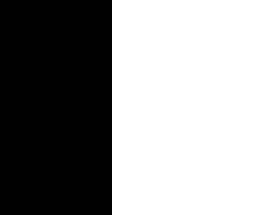
#> input picture Images/PALETA.jpg, 271 x 215 px
$ python NuevoEricka.py
#> lines starting #> are read from the running program, lines starting #| are printed output that depends on the picture; after the words box and inside, x2 and y2 are one past the last pixel; in counts of white or black regions, pixels touching at a corner belong together
from PIL import Image
import numpy as np
import os
import random
import cv2


def load_brushes():
    brushes = []
    for filename in os.listdir('Brushes/'):
        brush = cv2.imread('Brushes/' + filename, cv2.IMREAD_GRAYSCALE)
        brushes.append(brush)
    return brushes


def extract_color(matrix):
    pass


def calculate_similarity(section1, section2):
    # Asegurarse de que ambas secciones tengan el mismo tamaño
    if section1.shape != section2.shape:
        raise ValueError("Las secciones de imagen deben tener el mismo tamaño")

    # Calcular la diferencia cuadrática media (MSE) entre las secciones de imagen
    mse = np.mean((section1 - section2) ** 2)
    similarity = 1 / (1 + mse)  # Mayor similitud para valores de MSE más bajos
    return similarity


def divide_image_into_sections(image, num_sections):
    sections = []
    height, width = image.shape[:2]
    section_height = height // num_sections
    section_width = width // num_sections

    for i in range(num_sections):
        for j in range(num_sections):
            start_row = i * section_height
            end_row = start_row + section_height
            start_col = j * section_width
            end_col = start_col + section_width

            section = image[start_row:end_row, start_col:end_col]
            sections.append(section)

    return sections


class DNA:
    def __init__(self, target_image, brushes_list, canvas):
        self.target_image = cv2.cvtColor(target_image, cv2.COLOR_BGR2GRAY)
        self.brush = self.resize_brush(random.choice(brushes_list), 0.1, 0.3)
        self.brush, self.mask = self.change_brush_color()
        self.fitness = None
        self.xy_position = None
        self.canvas = canvas  # Se guarda una referencia al lienzo
        print("Tamaño de la brocha:", self.brush.shape)

    def resize_brush(self, brush, minRange, maxRange):
        new_height = random.randint(int(brush.shape[0] * minRange), int(brush.shape[0] * maxRange))
        new_width = random.randint(int(brush.shape[1] * minRange), int(brush.shape[1] * maxRange))

        new_height = max(1, new_height)
        new_width = max(1, new_width)
        return cv2.resize(brush, (new_width, new_height))

    def change_brush_color(self):
        # Generar un tono de gris aleatorio
        random_gray = random.randint(0, 255)
        colored_brush = np.full_like(self.brush, random_gray)
        # Crear una máscara usando el color negro como fondo
        mask = cv2.threshold(self.brush, 1, 255, cv2.THRESH_BINARY)[1]
        return colored_brush, mask

    def generate_random_position(self, canvas_height, canvas_width):
        self.xy_position = (random.randint(0, canvas_width - self.brush.shape[1]),
                            random.randint(0, canvas_height - self.brush.shape[0]))

    def calculate_fitness(self):
        total_similarity = 0
        num_sections = self.canvas.num_sections
        for section in divide_image_into_sections(self.target_image, num_sections):
            section_x, section_y = self.xy_position
            canvas_section = self.canvas.canvas[section_y:section_y + section.shape[0],
                                                section_x:section_x + section.shape[1]]
            similarity = calculate_similarity(canvas_section, section)
            total_similarity += similarity

        self.fitness = total_similarity / num_sections ** 2

    def mutate(self, canvas):
        # Probabilidad de mutación del 3%
        mutation_probability = 0.03

        # Verificar si ocurre la mutación
        if random.random() < mutation_probability:
            self.generate_random_position(canvas.height, canvas.width)

    def crossover(self, parent1, parent2, brushes_list):
    # Escoge un punto de cruce aleatorio
        crossover_point = random.randint(0, min(len(parent1.brush), len(parent2.brush)))

        # Obtener las partes de los padres con las mismas dimensiones
        parent1_part = parent1.brush[:crossover_point]
        parent2_part = parent2.brush[:crossover_point]

        # Redimensionar las partes si es necesario
        common_height = min(parent1_part.shape[0], parent2_part.shape[0])
        common_width = min(parent1_part.shape[1], parent2_part.shape[1])
        parent1_part = parent1_part[:common_height, :common_width]
        parent2_part = parent2_part[:common_height, :common_width]

        # Combina las partes de los padres para crear un solo hijo
        child_brush = np.concatenate((parent1_part, parent2_part), axis=0)

        # Crea el objeto DNA para el hijo y devuelve una lista con él
        child = DNA(self.target_image, brushes_list, self.canvas)
        child.brush = child_brush

        return child


class Canvas:
    def __init__(self, img, num_sections):
        self.height, self.width = img.shape[:2]
        self.canvas = np.zeros((self.height, self.width), dtype=np.uint8)
        self.num_sections = num_sections  # Se guarda el número de secciones
        print("Tamaño del lienzo:", self.width, "x", self.height)

    def paint(self, population):
        for individual in population:
            paste_x, paste_y = individual.xy_position

            # Aplica la brocha usando la máscara para evitar el fondo
            brush_height, brush_width = individual.brush.shape[:2]
            mask_inv = cv2.bitwise_not(individual.mask)
            roi = self.canvas[paste_y:paste_y + brush_height, paste_x:paste_x + brush_width]
            individual.brush = cv2.bitwise_and(individual.brush, individual.brush, mask=individual.mask)
            bg = cv2.bitwise_and(roi, roi, mask=mask_inv)
            dst = cv2.add(bg, individual.brush)

            # Actualiza el lienzo con la brocha aplicada
            self.canvas[paste_y:paste_y + brush_height, paste_x:paste_x + brush_width] = dst

        # Muestra el lienzo después de pintar toda la población
        cv2.imshow('Image', self.canvas)
        cv2.waitKey(0)


class GeneticAlgorithm:
    def __init__(self, target_image, population_size, max_generations, num_sections):
        self.target_image = target_image
        self.population_size = population_size
        self.max_generations = max_generations
        self.num_sections = num_sections
        self.brushes_list = load_brushes()
        self.current_population = []
        self.canvas = Canvas(target_image, num_sections)

    def initialize_population(self):
        for _ in range(self.population_size):
            new_individual = DNA(self.target_image, self.brushes_list, self.canvas)
            new_individual.generate_random_position(self.canvas.height, self.canvas.width)
            self.current_population.append(new_individual)
        self.canvas.paint(self.current_population)

    def evolve(self):
        for generation in range(self.max_generations):
            for individual in self.current_population:
                individual.calculate_fitness()
                print(f"Fitness: {individual.fitness}")

            elite = self.selection()
                # Inicializar la nueva generación con la élite
            new_generation = elite.copy()

            # Aplicar la reproducción (cruce) y mutación a la población
            while len(new_generation) < self.population_size:
                # Selección de padres
                parent1 = random.choice(elite)
                parent2 = random.choice(elite)

                # Cruce
                child = parent1.crossover(parent1, parent2, self.brushes_list)


                # Mutación
                child.mutate(self.canvas)

                # Agregar hijo a la nueva generación
                new_generation.append(child)

            # Actualizar la población actual con la nueva generación
            self.current_population = new_generation

            # Pintar la población en el lienzo
            self.canvas.paint(self.current_population)

    def selection(self, rate=0.2):
        # Ordenar la población por aptitud de mayor a menor
        sorted_population = sorted(self.current_population, key=lambda x: x.fitness, reverse=True)
        # Seleccionar el porcentaje especificado de individuos con mejor aptitud
        elite_count = int(self.population_size * rate)
        elite = sorted_population[:elite_count]
        return elite


def start(target_image_path, population_size, max_generations, num_sections):
#> called with target_image_path = 'Images/PALETA.jpg', population_size = 15, max_generations = 10, num_sections = 20
    img = cv2.imread(target_image_path)
#> img is the input picture: shape (215, 271, 3); 58.7% white; 1 black region, box (x1, y1, x2, y2) and area: (0, 0, 112, 215) 24080

    genetic_algorithm = GeneticAlgorithm(img, population_size, max_generations, num_sections)
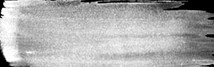
#> input picture Brushes/brush1.jpg, 214 x 67 px
#> in load_brushes, brush is the input picture: shape (67, 214); min 0, max 255, mean 172
#> in __init__, `self.brushes_list = load_brushes()`: self.brushes_list = 1 item
#| Tamaño del lienzo: 271 x 215
    genetic_algorithm.initialize_population()
#> after the loop in initialize_population, `for _ in range(self.population_size):`: self.current_population = 15 items
#> the loop in paint, `for individual in population:` made 15 passes
#> (paste_x, paste_y, brush_height, brush_width) on passes 1 to 12: (66, 130, 18, 47), (91, 149, 12, 40), (35, 193, 14, 29), (79, 25, 15, 37), (120, 143, 20, 64), (156, 163, 11, 48), (133, 66, 14, 51), (23, 184, 18, 56), (156, 126, 17, 63), (48, 145, 9, 41), (23, 20, 9, 30), (27, 77, 20, 53)
#> after the loop in paint, `for individual in population:`:
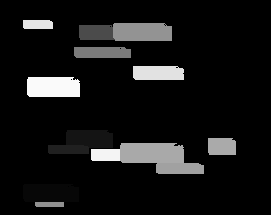
#> self.canvas: shape (215, 271); min 0, max 250, mean 21.5
    genetic_algorithm.evolve()
#> the loop in evolve, `for generation in range(self.max_generations):` made 1 pass
#> (printed output is left out)


if __name__ == "__main__":
    target_image_path = "Images/PALETA.jpg"
    population_size = 15
    max_generations = 10
    num_sections = 20  # Número de secciones en cada dimensión
#> (the run stopped early here; a loop or call above may not have finished)
